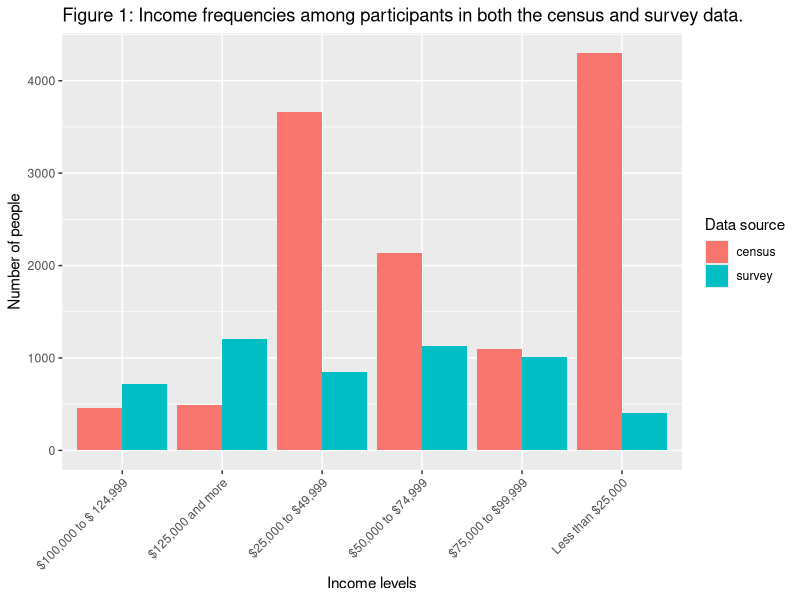
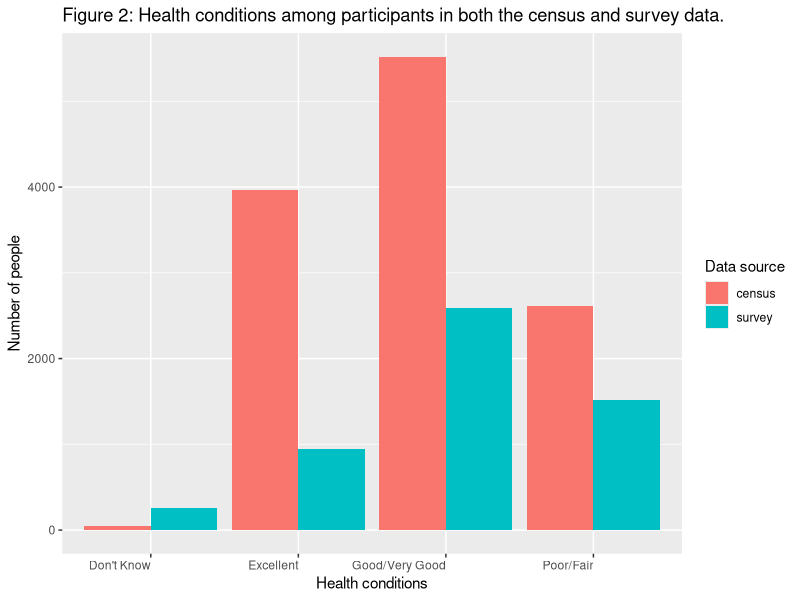

These charts were generated, in order, by the following R code:
## ---- chunk 1
knitr::opts_chunk$set(echo = FALSE, warning = FALSE, message = FALSE, fig.pos="H", out.extra="")
library(tidyverse)
library(knitr)
library(car)
library(knitr)
library(purrr)
## ---- chunk 2
opts <- options(knitr.kable.NA = "")
clean_colon <- function(x) {
  x <- gsub("\\s+", " ", x)
  x <- sub(":", ", n=", x)
  return(x)
}


survey_table <- read_csv("ces2019_web_all_predictors.csv") %>% 
  mutate_if(is.character, as.factor) %>%
  select(-income_number, -cps19_ResponseId)

survey_sum_1 <- summary(survey_table[1:6])
survey_sum_2 <- summary(survey_table[7:12])
survey_sum_3 <- summary(survey_table[13:18])

survey_clean_1 <- as.data.frame(apply(survey_sum_1, 2, function(x) clean_colon(x)))

survey_clean_2 <- as.data.frame(apply(survey_sum_2, 2, function(x) clean_colon(x)))

survey_clean_3 <- as.data.frame(apply(survey_sum_3, 2, function(x) x))

knitr::kable(tibble(survey_clean_1), align = "cccccccccccccccccc", caption = "CES 2019 Summary Statistics")
knitr::kable(tibble(survey_clean_2), align = "cccccccccccccccccc", caption = "CES 2019 Summary Statistics")
knitr::kable(tibble(survey_clean_3), align = "cccccccccccccccccc", caption = "CES 2019 Summary Statistics")
## ---- chunk 3
opts <- options(knitr.kable.NA = "")

census_table <- read_csv("gss_clean_poststrat.csv") %>% 
  mutate_if(is.character, as.factor)
summarised_1 <- summary(census_table[1:5])
summarised_clean_1 <- as.data.frame(
  apply(summarised_1, 2, function(x) clean_colon(x)))

knitr::kable(tibble(summarised_clean_1), align = "ccccccccccc",caption = "GSS Summary Statistics")

summarised_2 <- summary(census_table[6:11])
summarised_clean_2 <- as.data.frame(
  apply(summarised_2, 2, function(x) clean_colon(x)))

knitr::kable(tibble(summarised_clean_2), align = "ccccccccccc",caption = "GSS Summary Statistics")
## ---- chunk 4
census_data <- read_csv("gss_clean_poststrat.csv")
survey_data <- read_csv("ces2019_web_all_predictors.csv")
## ---- chunk 5

a <- census_data %>% group_by(income_category) %>% 
  summarise(census = n())

b <- survey_data %>% group_by(income_category) %>% 
  summarise(survey = n())

income_data = tibble(merge(a, b, by="income_category"))

income_data %>% 
  pivot_longer(col=-income_category)  %>%
  ggplot(aes(x = factor(income_category), y = value, fill = name)) +
  geom_bar(stat = "identity", position = "dodge") +
  labs(title="Figure 1: Income frequencies among participants in both the census and survey data.", 
       x="Income levels", 
       y="Number of people",
       fill="Data source") +
  theme(axis.text.x = element_text(angle = 45, hjust = 1))
## ---- chunk 6
c <- census_data %>% group_by(health) %>% 
  summarise(census = n())
d <- survey_data %>% group_by(health) %>% 
  summarise(survey = n())
health_data = tibble(merge(c, d, by="health"))
health_data %>% 
  pivot_longer(col=-health)  %>%
  ggplot(aes(x = factor(health), y = value, fill = name)) +
  geom_bar(stat = "identity", position = "dodge") +
  labs(title="Figure 2: Health conditions among participants in both the census and survey data.", 
       x="Health conditions", 
       y="Number of people",
       fill="Data source") +
  theme(axis.text.x = element_text(angle = 0, hjust = 1))
## ---- chunk 7
# Proportion of liberal votes by age group
proportions <- survey_data %>% 
  select(age_category, vote_choice) %>% 
  group_by(age_category) %>% 
  summarise(n=n(),
            liberal_votes = sum(vote_choice == 1),
            proportion = (liberal_votes / n) %>% round(digits=3))

votes_young<- as.numeric(proportions$liberal_votes[1]) # 15-24 proportion
n_young <- as.numeric(proportions$n[1])

votes_old <- as.numeric(proportions$liberal_votes[6]) # 65-74
n_old <- as.numeric(proportions$n[6])

test <- prop.test(x=c(votes_old, votes_young), n=c(n_old, n_young))

output_proportions <- proportions %>%
  rename(`Age range` = age_category, `Number of obersvations` = n, `Total who would vote liberal` = liberal_votes,
         `Proportion` = proportion) %>%
  kable(caption = "Proportion of intended liberal votes by age group from the CES 2019 data")

output_proportions
z <- sqrt(test$statistic) %>% round(digits=3)
p <- 2*pnorm(z, lower.tail=FALSE)

lower_b <- test$conf.int[1] %>% round(digits=3)
upper_b <- test$conf.int[2] %>% round(digits=3) 

## ---- chunk 8
national_vote_choices_knitr <- read_csv("national_vote_choices.csv") %>% mutate(vote_choice = case_when( 
    vote_choice == 0 ~ "Liberal Party", 
    vote_choice == 1 ~ "Conservative Party", 
    vote_choice == 2 ~ "New Democratic Party", 
    vote_choice == 3 ~ "Bloc Québécois", 
    vote_choice == 4 ~ "Green Party", 
    vote_choice == 5 ~ "People's Party"
  ))
knitr::kable(national_vote_choices_knitr, col.names = c("Party", "National Vote Proportions"), caption = "National Vote Percentages by Party")
## ---- chunk 9
national_vote_full_knitr <- read_csv("full.national_preds.csv")
national_vote_full_ran_knitr <- national_vote_full_knitr %>% select(matches("ran_effects*")) 
knitr::kable(national_vote_full_ran_knitr, col.names=
               c("Liberal Party", "Conservative Party", "NDP", "Bloc Québécois", "Green Party", "People's Party"), caption = "Full Random Intercepts Model Predicted National Proportions")
## ---- chunk 10

national_vote_full_mixed_kntr <- national_vote_full_knitr %>% select(matches("mixed_effects*")) 
knitr::kable(national_vote_full_mixed_kntr, col.names=
               c("Liberal Party", "Conservative Party", "NDP", "Bloc Québécois", "Green Party", "People's Party"), caption = "Full Mixed Effects Model Predicted National Proportions")
## ---- chunk 11
national_vote_full_fixed_kntr <- national_vote_full_knitr %>% select(matches("fixed_effects*")) 
knitr::kable(national_vote_full_fixed_kntr, col.names=
               c("Liberal Party", "Conservative Party", "NDP", "Bloc Québécois", "Green Party", "People's Party"), caption = "Full Fixed Effects Model Predicted National Proportions")
## ---- chunk 12
national_vote_reduced_knitr <- read_csv("poststrat.reduced.national_preds.csv")
national_vote_full_ran_knitr <- national_vote_reduced_knitr %>% select(matches("ran_effects*")) 
knitr::kable(national_vote_full_ran_knitr, col.names=
               c("Liberal Party", "Conservative Party", "NDP", "Bloc Québécois", "Green Party", "People's Party"), caption = "Reduced Random Intercept Model Predicted National Proportions")
## ---- chunk 13
national_vote_reduced_mixed_kntr <- national_vote_reduced_knitr %>% select(matches("mixed_effects*")) 
knitr::kable(national_vote_reduced_mixed_kntr, col.names=
               c("Liberal Party", "Conservative Party", "NDP", "Bloc Québécois", "Green Party", "People's Party"), caption = "Reduced Mixed Effects Model Predicted National Proportions")
## ---- chunk 14
national_vote_reduced_fixed_kntr <- national_vote_reduced_knitr %>% select(matches("fixed_effects*")) 
knitr::kable(national_vote_reduced_fixed_kntr, col.names=
               c("Liberal Party", "Conservative Party", "NDP", "Bloc Québécois", "Green Party", "People's Party"), caption = "Reduced Fixed Effects Model Predicted National Proportions")
## ---- chunk 15
provincial_vote_choices_knitr <- read_csv("provincal_vote_choice.csv") %>% mutate(provincal_vote_choice = case_when( 
    provincal_vote_choice == 0 ~ "Liberal Party", 
    provincal_vote_choice == 1 ~ "Conservative Party", 
    provincal_vote_choice == 2 ~ "New Democratic Party", 
    provincal_vote_choice == 3 ~ "Bloc Québécois", 
    provincal_vote_choice == 4 ~ "Green Party", 
    provincal_vote_choice == 5 ~ "People's Party"
  ))
knitr::kable(provincial_vote_choices_knitr, col.names = c("Province", "Winning Party"), caption = "Provincial Party Winners in Test Set")

## ---- chunk 16
poststrat.full.provincal_preds_knitr <- read_csv("poststrat.full.provincal_preds.csv")
poststrat.full.provincial_pred.ran <- poststrat.full.provincal_preds_knitr %>% 
  select(province, matches("ran_effects*")) %>% 
  mutate(vote_choice = pmap_chr(select(., ran_effects.lib_prob:ran_effects.ppl_prob), 
                                ~ c(...) %>% 
                                   which.max %>% 
                                   names )) %>% 
  mutate(vote_choice = case_when( 
      vote_choice == "ran_effects.lib_prob" ~ "Liberal Party", 
      vote_choice == "ran_effects.con_prob" ~ "Conservative Party", 
      vote_choice == "ran_effects.ndp_prob" ~ "New Democratic Party", 
      vote_choice == "ran_effects.blc_prob" ~ "Bloc Québécois", 
      vote_choice == "ran_effects.grn_prob" ~ "Green Party", 
      vote_choice == "ran_effects.ppl_prob" ~ "People's Party"
    )) %>% 
  select(province, vote_choice)

poststrat.full.provincial_pred.ran.kable <- poststrat.full.provincial_pred.ran %>% rename("Province" = province, "Winning Party" = vote_choice) %>% as.data.frame() 

poststrat.full.provincial_pred.mixed <- poststrat.full.provincal_preds_knitr %>% 
  select(province, matches("mixed_effects*")) %>% 
  mutate(vote_choice = pmap_chr(select(., mixed_effects.lib_prob:mixed_effects.ppl_prob), 
                                ~ c(...) %>% 
                                   which.max %>% 
                                   names )) %>% 
  mutate(vote_choice = case_when( 
      vote_choice == "mixed_effects.lib_prob" ~ "Liberal Party", 
      vote_choice == "mixed_effects.con_prob" ~ "Conservative Party", 
      vote_choice == "mixed_effects.ndp_prob" ~ "New Democratic Party", 
      vote_choice == "mixed_effects.blc_prob" ~ "Bloc Québécois", 
      vote_choice == "mixed_effects.grn_prob" ~ "Green Party", 
      vote_choice == "mixed_effects.ppl_prob" ~ "People's Party"
    )) %>% 
  select(province, vote_choice)

poststrat.full.provincial_pred.mixed.kable <- poststrat.full.provincial_pred.mixed %>% rename("Province" = province, "Winning Party" = vote_choice) %>% as.data.frame()

poststrat.full.provincial_pred.fixed <- poststrat.full.provincal_preds_knitr %>% 
  select(province, matches("fixed_effects*")) %>% 
  mutate(vote_choice = pmap_chr(
    select(., fixed_effects.lib_prob:fixed_effects.ppl_prob), 
          ~ c(...) %>% 
             which.max %>% 
             names )) %>% 
  mutate(vote_choice = case_when( 
      vote_choice == "fixed_effects.lib_prob" ~ "Liberal Party", 
      vote_choice == "fixed_effects.con_prob" ~ "Conservative Party", 
      vote_choice == "fixed_effects.ndp_prob" ~ "New Democratic Party", 
      vote_choice == "fixed_effects.blc_prob" ~ "Bloc Québécois", 
      vote_choice == "fixed_effects.grn_prob" ~ "Green Party", 
      vote_choice == "fixed_effects.ppl_prob" ~ "People's Party"
    )) %>% 
  select(province, vote_choice)

poststrat.full.provincial_pred.fixed.kable <- poststrat.full.provincial_pred.fixed %>% rename("Province" = province, "Winning Party" = vote_choice) 
## ---- chunk 17

poststrat.full.provincial_pred.ran.kable <- kable(poststrat.full.provincial_pred.ran.kable, format = "latex", booktabs = T)
poststrat.full.provincial_pred.mixed.kable <- kable(poststrat.full.provincial_pred.mixed.kable, format = "latex", booktabs= T)
poststrat.full.provincial_pred.fixed.kable <- kable(poststrat.full.provincial_pred.fixed.kable, booktabs= T, caption = "Full Fixed Effects Model Provincial Predictions")

cat(c("\\begin{table}[!htb]
    \\caption{Provincial Predictions for Full Models}
    \\begin{minipage}{.5\\linewidth}
      \\caption{Random Intercept Model}
      \\centering",
        poststrat.full.provincial_pred.ran.kable,
    "\\end{minipage}%
    \\begin{minipage}{.5\\linewidth}
      \\caption{Mixed Effects Model}
      \\centering",
        poststrat.full.provincial_pred.mixed.kable,
    "\\end{minipage}%

\\end{table}"
)) 
## ---- chunk 18
poststrat.full.provincial_pred.fixed.kable
## ---- chunk 19
poststrat.reduced.provincal_preds_knitr <- read_csv("poststrat.reduced.provincal_preds.csv") %>% filter(province != "Yukon")
poststrat.reduced.provincial_pred.ran <- poststrat.reduced.provincal_preds_knitr %>% 
  select(province, matches("ran_effects*")) %>% 
  mutate(vote_choice = pmap_chr(select(., ran_effects.lib_prob:ran_effects.ppl_prob), 
                                ~ c(...) %>% 
                                   which.max %>% 
                                   names )) %>% 
  mutate(vote_choice = case_when( 
      vote_choice == "ran_effects.lib_prob" ~ "Liberal Party", 
      vote_choice == "ran_effects.con_prob" ~ "Conservative Party", 
      vote_choice == "ran_effects.ndp_prob" ~ "New Democratic Party", 
      vote_choice == "ran_effects.blc_prob" ~ "Bloc Québécois", 
      vote_choice == "ran_effects.grn_prob" ~ "Green Party", 
      vote_choice == "ran_effects.ppl_prob" ~ "People's Party"
    )) %>% 
  select(province, vote_choice)

poststrat.reduced.provincial_pred.ran.kable <- poststrat.reduced.provincial_pred.ran %>% rename("Province" = province, "Winning Party" = vote_choice) %>% as.data.frame() 

poststrat.reduced.provincial_pred.mixed <- poststrat.reduced.provincal_preds_knitr %>% 
  select(province, matches("mixed_effects*")) %>% 
  mutate(vote_choice = pmap_chr(select(., mixed_effects.lib_prob:mixed_effects.ppl_prob), 
                                ~ c(...) %>% 
                                   which.max %>% 
                                   names )) %>% 
  mutate(vote_choice = case_when( 
      vote_choice == "mixed_effects.lib_prob" ~ "Liberal Party", 
      vote_choice == "mixed_effects.con_prob" ~ "Conservative Party", 
      vote_choice == "mixed_effects.ndp_prob" ~ "New Democratic Party", 
      vote_choice == "mixed_effects.blc_prob" ~ "Bloc Québécois", 
      vote_choice == "mixed_effects.grn_prob" ~ "Green Party", 
      vote_choice == "mixed_effects.ppl_prob" ~ "People's Party"
    )) %>% 
  select(province, vote_choice)

poststrat.reduced.provincial_pred.mixed.kable <- poststrat.reduced.provincial_pred.mixed %>% rename("Province" = province, "Winning Party" = vote_choice) %>% as.data.frame()

poststrat.reduced.provincial_pred.fixed <- poststrat.reduced.provincal_preds_knitr %>% 
  select(province, matches("fixed_effects*")) %>% 
  mutate(vote_choice = pmap_chr(
    select(., fixed_effects.lib_prob:fixed_effects.ppl_prob), 
          ~ c(...) %>% 
             which.max %>% 
             names )) %>% 
  mutate(vote_choice = case_when( 
      vote_choice == "fixed_effects.lib_prob" ~ "Liberal Party", 
      vote_choice == "fixed_effects.con_prob" ~ "Conservative Party", 
      vote_choice == "fixed_effects.ndp_prob" ~ "New Democratic Party", 
      vote_choice == "fixed_effects.blc_prob" ~ "Bloc Québécois", 
      vote_choice == "fixed_effects.grn_prob" ~ "Green Party", 
      vote_choice == "fixed_effects.ppl_prob" ~ "People's Party"
    )) %>% 
  select(province, vote_choice)

poststrat.reduced.provincial_pred.fixed.kable <- poststrat.reduced.provincial_pred.fixed %>% rename("Province" = province, "Winning Party" = vote_choice) 
## ---- chunk 20

poststrat.reduced.provincial_pred.ran.kable <- kable(poststrat.reduced.provincial_pred.ran.kable, format = "latex", booktabs = T)
poststrat.reduced.provincial_pred.mixed.kable <- kable(poststrat.reduced.provincial_pred.mixed.kable, format = "latex", booktabs= T)
poststrat.reduced.provincial_pred.fixed.kable <- kable(poststrat.reduced.provincial_pred.fixed.kable, booktabs= T, caption = "Reduced Complexity Fixed Effects Model Provincial Predictions")

cat(c("\\begin{table}[!htb]
    \\caption{Provincial Predictions for Reduced Models}
    \\begin{minipage}{.5\\linewidth}
      \\caption{Random Intercept Model}
      \\centering",
        poststrat.reduced.provincial_pred.ran.kable,
    "\\end{minipage}%
    \\begin{minipage}{.5\\linewidth}
      \\caption{Mixed Effects Model}
      \\centering",
        poststrat.reduced.provincial_pred.mixed.kable,
    "\\end{minipage}%

\\end{table}"
)) 
## ---- chunk 21
poststrat.reduced.provincial_pred.fixed.kable
